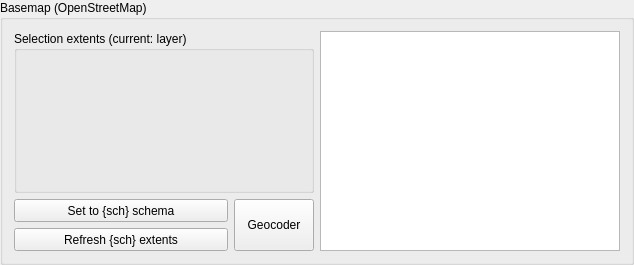
        <widget class="QGroupBox" name="gbxBasemap">
         <property name="enabled">
          <bool>true</bool>
         </property>
         <property name="sizePolicy">
          <sizepolicy hsizetype="Minimum" vsizetype="Fixed">
           <horstretch>0</horstretch>
           <verstretch>0</verstretch>
          </sizepolicy>
         </property>
         <property name="minimumSize">
          <size>
           <width>318</width>
           <height>255</height>
          </size>
         </property>
         <property name="title">
          <string>Basemap (OpenStreetMap)</string>
         </property>
         <property name="flat">
          <bool>false</bool>
         </property>
         <property name="checkable">
          <bool>false</bool>
         </property>
         <property name="checked">
          <bool>false</bool>
         </property>
         <layout class="QGridLayout" name="gLayoutBasemap">
          <item row="0" column="1" rowspan="2">
           <widget class="QGraphicsView" name="gvCanvas">
            <property name="enabled">
             <bool>true</bool>
            </property>
            <property name="sizePolicy">
             <sizepolicy hsizetype="Expanding" vsizetype="MinimumExpanding">
              <horstretch>0</horstretch>
              <verstretch>0</verstretch>
             </sizepolicy>
            </property>
            <property name="minimumSize">
             <size>
              <width>300</width>
              <height>220</height>
             </size>
            </property>
            <property name="toolTip">
             <string>&lt;html&gt;&lt;head/&gt;&lt;body&gt;&lt;p&gt;&lt;span style=&quot; font-weight:600; color:#000000;&quot;&gt;Black box&lt;/span&gt;: Extents of all data in the selected citydb schema&lt;/p&gt;&lt;p&gt;&lt;span style=&quot; font-weight:600; color:#0000ff;&quot;&gt;Blue box&lt;/span&gt;: Extents of the area for which layers will be created for QGIS&lt;/p&gt;&lt;/body&gt;&lt;/html&gt;</string>
            </property>
            <property name="alignment">
             <set>Qt::AlignCenter</set>
            </property>
           </widget>
          </item>
          <item row="0" column="0">
           <widget class="QgsExtentGroupBox" name="qgbxExtents">
            <property name="enabled">
             <bool>true</bool>
            </property>
            <property name="sizePolicy">
             <sizepolicy hsizetype="MinimumExpanding" vsizetype="Maximum">
              <horstretch>0</horstretch>
              <verstretch>0</verstretch>
             </sizepolicy>
            </property>
            <property name="minimumSize">
             <size>
              <width>300</width>
              <height>162</height>
             </size>
            </property>
            <property name="maximumSize">
             <size>
              <width>318</width>
              <height>16777215</height>
             </size>
            </property>
            <property name="title">
             <string>Selection extents (current: layer)</string>
            </property>
            <property name="checkable">
             <bool>false</bool>
            </property>
            <property name="collapsed">
             <bool>false</bool>
            </property>
            <property name="titleBase">
             <string>Selection extents</string>
            </property>
           </widget>
          </item>
          <item row="1" column="0">
           <layout class="QGridLayout" name="gridLayout_2">
            <item row="0" column="1">
             <widget class="QPushButton" name="btnGeoCoder">
              <property name="enabled">
               <bool>true</bool>
              </property>
              <property name="sizePolicy">
               <sizepolicy hsizetype="Fixed" vsizetype="Minimum">
                <horstretch>0</horstretch>
                <verstretch>0</verstretch>
               </sizepolicy>
              </property>
              <property name="minimumSize">
               <size>
                <width>40</width>
                <height>50</height>
               </size>
              </property>
              <property name="toolTip">
               <string>&lt;html&gt;&lt;head/&gt;&lt;body&gt;&lt;p&gt;Search for a place name within the citydb extents (&lt;span style=&quot; font-weight:600;&quot;&gt;black box&lt;/span&gt;) and zoom to that place&lt;/p&gt;&lt;/body&gt;&lt;/html&gt;</string>
              </property>
              <property name="text">
               <string>Geocoder</string>
              </property>
             </widget>
            </item>
            <item row="0" column="0">
             <layout class="QVBoxLayout" name="verticalLayout_3">
              <item>
               <widget class="QPushButton" name="btnCityExtents">
                <property name="enabled">
                 <bool>true</bool>
                </property>
                <property name="sizePolicy">
                 <sizepolicy hsizetype="Preferred" vsizetype="Maximum">
                  <horstretch>0</horstretch>
                  <verstretch>0</verstretch>
                 </sizepolicy>
                </property>
                <property name="minimumSize">
                 <size>
                  <width>0</width>
                  <height>23</height>
                 </size>
                </property>
                <property name="toolTip">
                 <string>&lt;html&gt;&lt;head/&gt;&lt;body&gt;&lt;p&gt;Set the extents of the area (&lt;span style=&quot; font-weight:600; color:#0000ff;&quot;&gt;blue box&lt;/span&gt;) to be the same as the citydb schema (&lt;span style=&quot; font-weight:600; color:#000000;&quot;&gt;black box&lt;/span&gt;)&lt;/p&gt;&lt;/body&gt;&lt;/html&gt;</string>
                </property>
                <property name="text">
                 <string>Set to {sch} schema</string>
                </property>
                <property name="autoDefault">
                 <bool>false</bool>
                </property>
               </widget>
              </item>
              <item>
               <widget class="QPushButton" name="btnRefreshCDBExtents">
                <property name="sizePolicy">
                 <sizepolicy hsizetype="Preferred" vsizetype="Maximum">
                  <horstretch>0</horstretch>
                  <verstretch>0</verstretch>
                 </sizepolicy>
                </property>
                <property name="minimumSize">
                 <size>
                  <width>0</width>
                  <height>23</height>
                 </size>
                </property>
                <property name="toolTip">
                 <string>&lt;html&gt;&lt;head/&gt;&lt;body&gt;&lt;p&gt;If you deleted or added new data to the city model, you may have to refresh the extents of all data contained in the selected citydb schema (&lt;span style=&quot; font-weight:600; color:#000000;&quot;&gt;black box&lt;/span&gt;)&lt;/p&gt;&lt;/body&gt;&lt;/html&gt;</string>
                </property>
                <property name="text">
                 <string>Refresh {sch} extents</string>
                </property>
                <property name="autoDefault">
                 <bool>false</bool>
                </property>
               </widget>
              </item>
             </layout>
            </item>
           </layout>
          </item>
         </layout>
        </widget>
